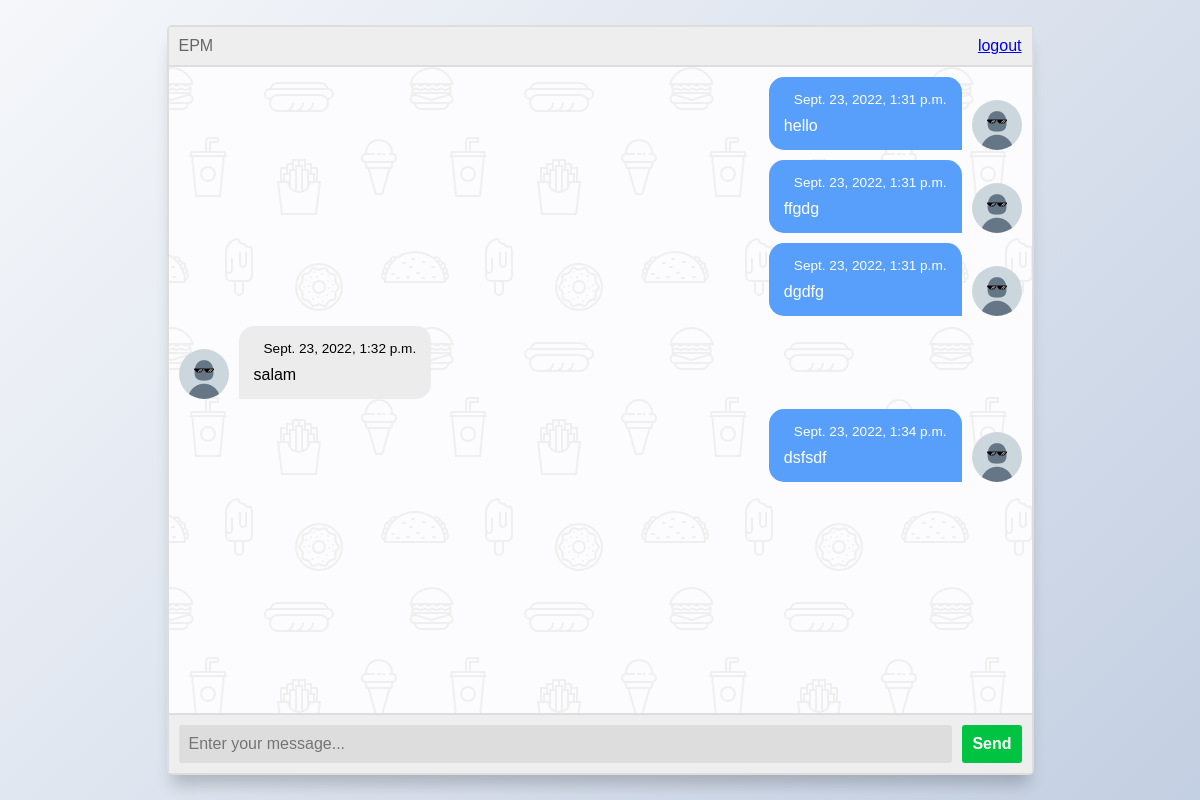
/home/, run on an earlier commit of the app's database.
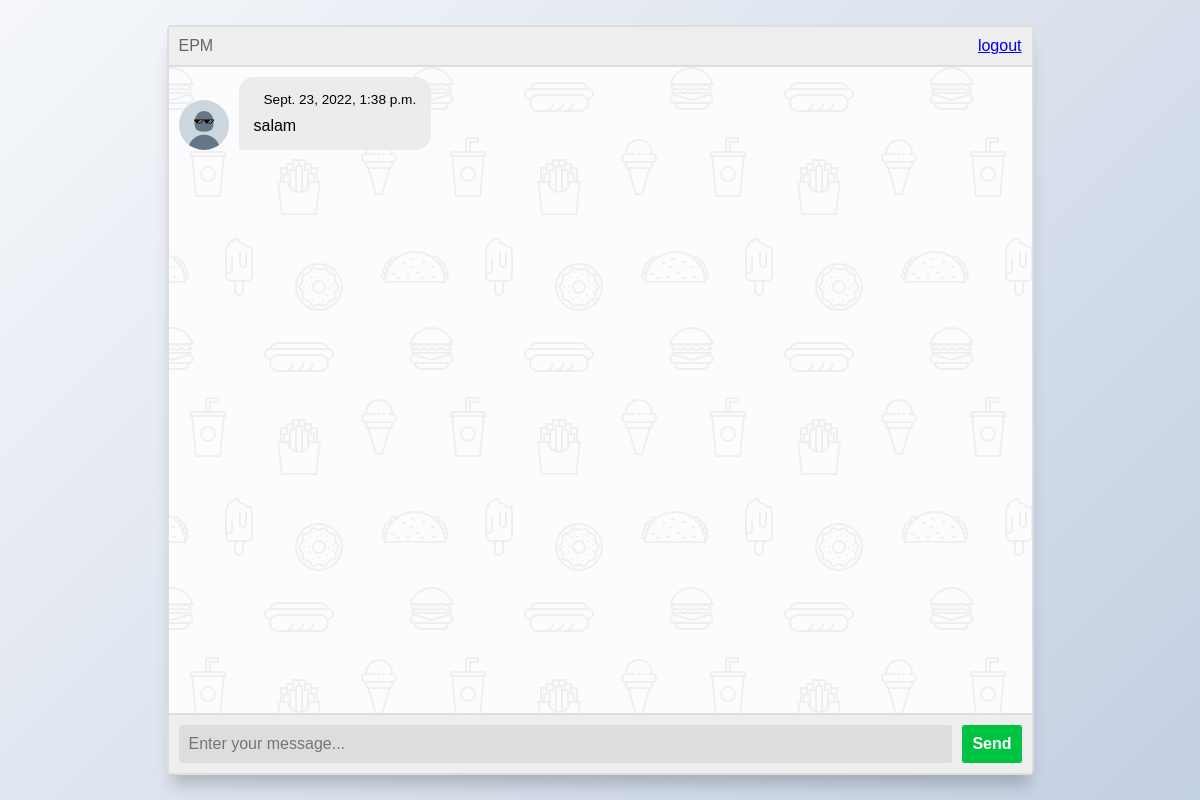
And on a later commit of the database.
### accounts/models.py (models this page shows, shortened)
class Epm(models.Model):
    text = models.CharField(max_length=1000)
    time = models.DateTimeField(default=timezone.now)
    us = models.BooleanField()

### accounts/views.py (the view, shortened to what this page needs)
# urls.py: path('home/',home,name="home"),
def home(request):
    form = EpmForm()
    user = request.user
    epms = Epm.objects.all()
    return render(request,'accounts/index.html',{'myname':user.username,'form':form,'epms':epms})

### accounts/forms.py
class EpmForm(forms.ModelForm):
    class Meta:
        model = Epm
        fields = ['text', ]

### accounts/templates/accounts/index.html (shortened to what this page needs)
{% load static %}
<!DOCTYPE html>
<html lang="en" >
<head>
<meta http-equiv="X-UA-Compatible" content="ie=edge"><link rel="stylesheet" href="{% static 'accounts/style2.css' %}">
</head>
<body>
<section class="msger">
  <header class="msger-header">
    <div class="msger-header-title">
       EPM
    </div>
    <div class="msger-header-options">
      <a href="{% url 'accounts:logout' %}">logout</a>
    </div>
  </header>
  <main class="msger-chat">
    {% for i in epms %}
    <div class="msg {% if i.us %}right-msg{% else %}left-msg{% endif %}">
      <div
       class="msg-img"
       style="background-image: url({% if i.us %}{% static 'accounts/m.jfif'%}{% else %}{% static 'accounts/m.jfif'%}{% endif %})"
      ></div>
      <div class="msg-bubble">
        <div class="msg-info">
          <div class="msg-info-time">{{i.time}}</div>
        </div>
        <div class="msg-text">
          {{i.text}}
        </div>
      </div>
    </div>
    {% endfor %}
  </main>
  <form class="msger-inputarea" method="post" enctype="multipart/form-data">{% csrf_token %}
    <input type="text" class="msger-input" placeholder="Enter your message..." name="text">
    <button type="submit" class="msger-send-btn">Send</button>
  </form>
</section>
</body>
</html>

### accounts/static/accounts/style2.css (style rules this page uses)
:root { --body-bg: linear-gradient(135deg, #f5f7fa 0%, #c3cfe2 100%); --msger-bg: #fff; --border: 2px solid #ddd; --left-msg-bg: #ececec; --right-msg-bg: #579ffb; }
html { box-sizing: border-box; }
*, *:before, *:after { margin: 0; padding: 0; box-sizing: inherit; }
body { display: flex; justify-content: center; align-items: center; height: 100vh; background-image: var(--body-bg); font-family: Helvetica, sans-serif; }
.msger { display: flex; flex-flow: column wrap; justify-content: space-between; width: 100%; max-width: 867px; margin: 25px 10px; height: calc(100% - 50px); border: var(--border); border-radius: 5px; background: var(--msger-bg); box-shadow: 0 15px 15px -5px rgba(0, 0, 0, 0.2); }
.msger-header { display: flex; justify-content: space-between; padding: 10px; border-bottom: var(--border); background: #eee; color: #666; }
.msger-chat { flex: 1; overflow-y: auto; padding: 10px; }
.msg { display: flex; align-items: flex-end; margin-bottom: 10px; }
.msg:last-of-type { margin: 0; }
.msg-img { width: 50px; height: 50px; margin-right: 10px; background: #ddd; background-repeat: no-repeat; background-position: center; background-size: cover; border-radius: 50%; }
.msg-bubble { max-width: 450px; padding: 15px; border-radius: 15px; background: var(--left-msg-bg); }
.msg-info { display: flex; justify-content: space-between; align-items: center; margin-bottom: 10px; }
.msg-info-time { font-size: 0.85em; }
.left-msg .msg-bubble { border-bottom-left-radius: 0; }
.msger-inputarea { display: flex; padding: 10px; border-top: var(--border); background: #eee; }
.msger-inputarea * { padding: 10px; border: none; border-radius: 3px; font-size: 1em; }
.msger-input { flex: 1; background: #ddd; }
.msger-send-btn { margin-left: 10px; background: rgb(0, 196, 65); color: #fff; font-weight: bold; cursor: pointer; transition: background 0.23s; }
.msger-chat { background-color: #fcfcfe; }

What changed in the data, as far as the page shows it:
removed Epm: time "Sept. 23, 2022, 1:31 p.m.", text "hello"
removed Epm: time "Sept. 23, 2022, 1:31 p.m.", text "ffgdg"
removed Epm: time "Sept. 23, 2022, 1:31 p.m.", text "dgdfg"
removed Epm: time "Sept. 23, 2022, 1:32 p.m.", text "salam", us False (drawn)
removed Epm: time "Sept. 23, 2022, 1:34 p.m.", text "dsfsdf"
added Epm: time "Sept. 23, 2022, 1:38 p.m.", text "salam", us False (drawn)
